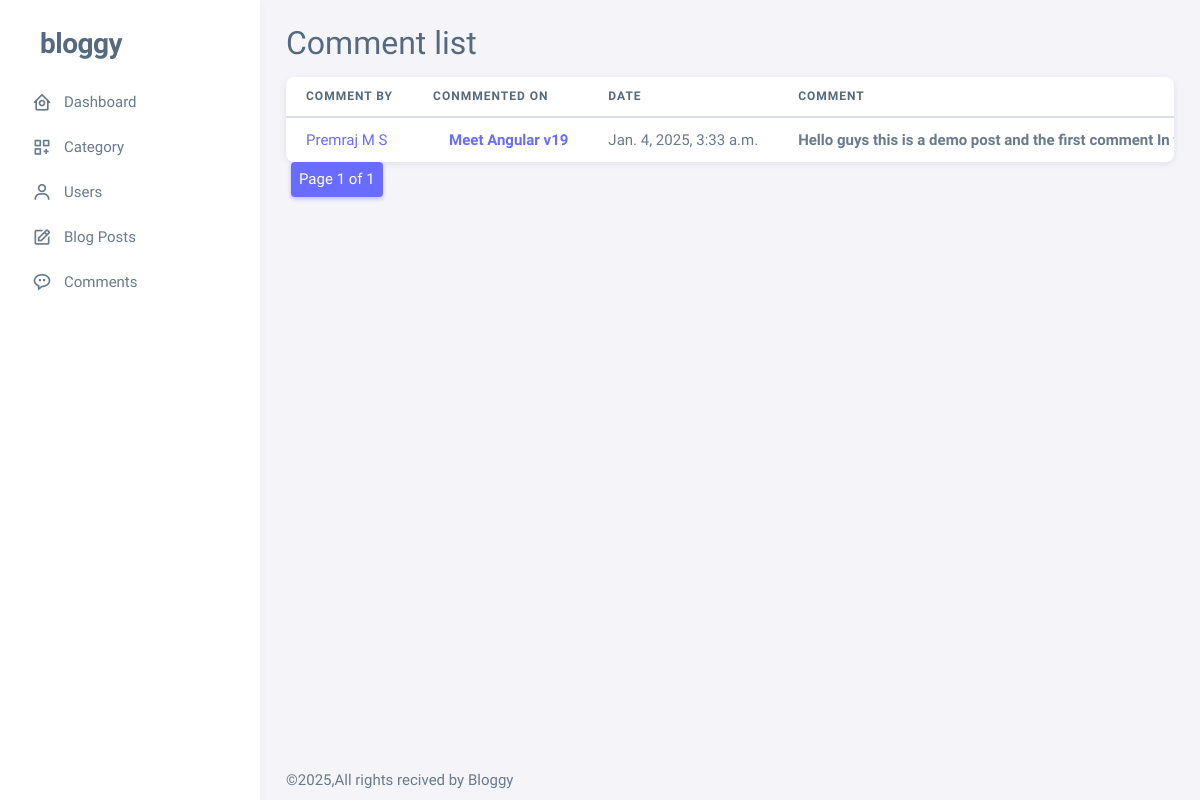
Page /admin_box/comment-list (signed in) on the earlier database version.
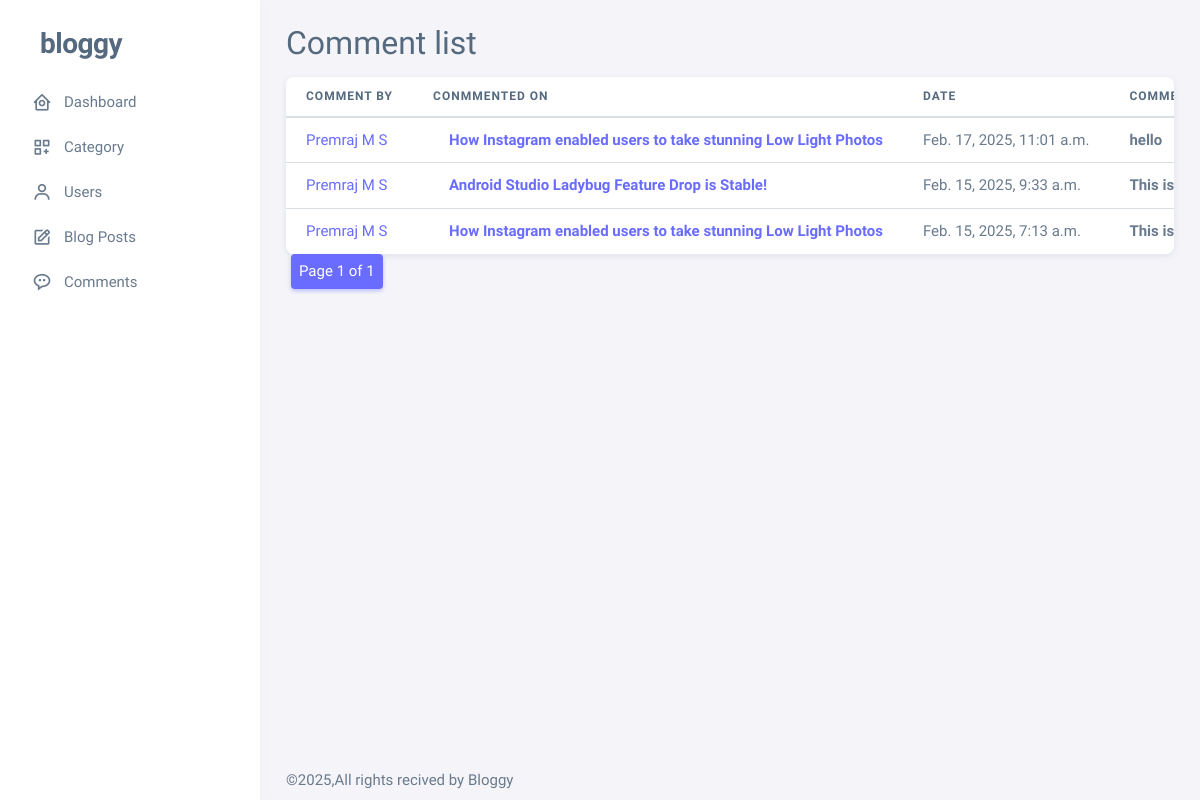
Same page on the later database version.
### web_user/models.py (models this page shows, shortened)
class Comment(models.Model):
    post = models.ForeignKey(Web_post, on_delete=models.CASCADE, related_name="comments")
    author = models.ForeignKey(Web_users, on_delete=models.SET_NULL, null=True, blank=True)
    content = models.TextField()
    created_at = models.DateTimeField(auto_now_add=True)
    is_approved = models.BooleanField(default=True)

class Web_users(models.Model):
    user_name = models.SlugField(max_length=100, unique=True)
    full_name = models.CharField(max_length=60, null=False, blank=False)
    user_email = models.EmailField(max_length=260, null=False, blank=False, unique=True)
    user_bio = models.CharField(max_length=190, null=True, blank=True)
    user_profile_image = models.ImageField(
        upload_to="user_Profile_image",
        default="user_Profile_image/default.png"
    )
    user_about = models.CharField(max_length=500, null=True, blank=True)
    user_skills = models.CharField(max_length=300, null=True, blank=True)
    user_password = models.CharField(max_length=150)
    created_at = models.DateTimeField(auto_now_add=True)
    updated_at = models.DateTimeField(auto_now=True)
    verified = models.BooleanField(default=False)

class Web_post(models.Model):
    post_title = models.CharField(max_length=80, blank=True, default="untitled")
    post_author = models.ForeignKey(Web_users, on_delete=models.CASCADE, related_name="posts")
    post_category = models.ForeignKey(Categories, on_delete=models.CASCADE, related_name="posts")
    post_desc = models.CharField(max_length=250, null=True, blank=True)
    post_cover = models.ImageField(upload_to="Post_cover")
    post_content = models.TextField()
    post_published = models.BooleanField(default=0)
    created_at = models.DateTimeField(auto_now_add=True)
    updated_at = models.DateTimeField(auto_now=True)
    view_count = models.IntegerField(default=0)
    post_slug = models.SlugField(max_length=100, unique=True)

### admin_box/views.py (the view)
# urls.py: path('comment-list', views.commentList, name="commmentList"),
@login_required(login_url="ad_login")
def commentList(request):
    comments = Comment.objects.all().select_related('author').order_by("-created_at")
    paginator = Paginator(comments, 10)
    page_number = request.GET.get('page')
    page_obj = paginator.get_page(page_number)
    return render(request, "ad_web_comments.html", {'comments':page_obj})

### web_user/context_processors.py (called while the page is built)
def global_header_data(request):
    categories = Categories.objects.all()
    if ('user_id' in request.session):
        userId = request.session['user_id']
        users = Web_users.objects.get(id = userId)
        return {'categories': categories, "usersj":users}
    return {'categories': categories}

### admin_box/templates/ad_web_comments.html (shortened to what this page needs)
{% extends 'includes/main.html' %}
{% block content %}
  <div class="content-wrapper">
    <div class="container-xxl flex-grow-1 container-p-y">
      <h2>Comment list</h2>
      <div class="card">
        <div class="table-responsive text-nowrap">
          <table class="table">
            <thead>
              <tr>
                <th>Comment by</th>
                <th>Conmmented On</th>
                <th>Date</th>
                <th>Comment</th>
              </tr>
            </thead>
            <tbody class="table-border-bottom-0">
              {% for i in comments %}
                <tr>
                  <td><a href="/user/{{i.author.user_name}}">{{ i.author.full_name }}</a></td>
                  <td>
                     <strong><a href="/{{i.post.post_category.catSlug}}/{{i.post.post_slug}}">{{ i.post.post_title }}</a></strong>
                  </td>
                  <td>{{ i.created_at }}</td>
                  <td>
                    <strong>{{ i.content }}</strong>
                  </td>
                </tr>
              {% endfor %}
            </tbody>
          </table>
        </div>
      </div>
      <nav>
        <ul class="pagination">
          <li class="page-item active">
            <span class="page-link">Page {{ comments.number }} of {{ comments.paginator.num_pages }}</span>
          </li>
        </ul>
      </nav>
    </div>
  </div>
{% endblock %}

Differences in the rows shown:
removed Comment: author.full_name "Premraj M S", post.post_title "Meet Angular v19", created_at "Jan. 4, 2025, 3:33 a.m.", content "Hello guys this is a demo post and the first comment In…"
added Comment: author.full_name "Premraj M S", post.post_title "How Instagram enabled users to take stunning Low Light Photos", created_at "Feb. 17, 2025, 11:01 a.m.", content "hello"
added Comment: author.full_name "Premraj M S", post.post_title "Android Studio Ladybug Feature Drop is Stable!", created_at "Feb. 15, 2025, 9:33 a.m.", content "This is…"
added Comment: author.full_name "Premraj M S", post.post_title "How Instagram enabled users to take stunning Low Light Photos", created_at "Feb. 15, 2025, 7:13 a.m.", content "This is…"
